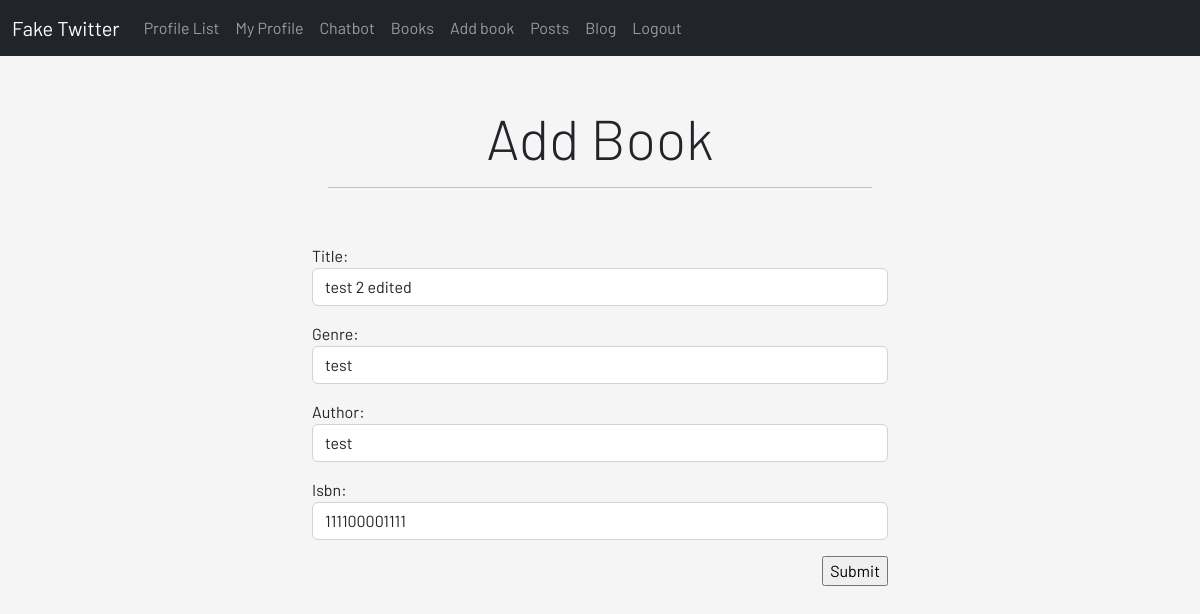
Screenshot of /books/test-2/edit/ (signed in) with the database file from the repository.
### main/models.py (models this page shows, shortened)
class Book(models.Model):
    title = models.CharField(max_length=100)
    slug = models.SlugField(null=True)
    genre = models.CharField(max_length=30)
    author = models.CharField(max_length=30)
    isbn = models.IntegerField()
    count = models.IntegerField(null=True, default=0)

### main/views.py (the view)
# urls.py: path('books/<slug:slug>/edit/', views.BookEditView.as_view(), name='book_edit'),
class BookEditView(UserAccessMixin, UpdateView):
    raise_exception = False
    permission_required = 'main.change_book'
    permission_denied_message = ''
    login_url = '/books/'
    redirect_field_name = 'next'
    model = Book
    form_class = AddForm
    template_name = 'main/add-book.html'
    success_url = '/books/'

### main/forms.py
class AddForm(forms.ModelForm):
    class Meta:
        model = Book
        fields = ('title', 'genre', 'author', 'isbn')
        widgets = {
            'title': forms.TextInput(attrs={'class': 'form-control'}),
            'genre': forms.TextInput(attrs={'class': 'form-control'}),
            'author': forms.TextInput(attrs={'class': 'form-control'}),
            'isbn': forms.TextInput(attrs={'class': 'form-control'}),
        }

### main/common.py (called while the page is built)
    def dispatch(self, request, *args, **kwargs):
        if not self.request.user.is_authenticated:
            return redirect_to_login(self.request.get_full_path(),
                                     self.get_login_url(), self.get_redirect_field_name())
        if not self.has_permission():
            return redirect('/books/')
        return super(UserAccessMixin, self).dispatch(request, *args, **kwargs)

### main/templates/main/add-book.html (shortened to what this page needs)
{% extends "base.html" %}
{% block template %}
    {% include 'navbar-twitter.html' %}
    <div class="container" style="max-width:600px">
        <div class="px-3 py-3 pt-md-5 pb-md-4 mx-auto text-center">
            <h1 class="display-4">Add Book</h1><hr/>
        </div>
        <div class="py-3">
            <div class="row">
                <div class="col-12">
                    <form method="post">
                        {{ form.as_p }}
                        <input type="submit" value="Submit" style="float: right">
                    </form>
                </div>
            </div>
        </div>
    </div>
{% endblock %}

### static/css/main.css (style rules this page uses)
body { background-color: whitesmoke; }
html, body { font-family: 'Barlow', sans-serif; }

### rows the page displays
Book: title "test 2 edited", genre "test", author "test", isbn "111100001111"
